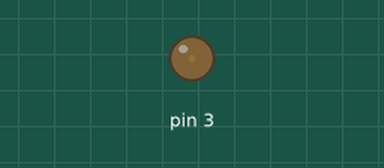
Bench run of a sketch on a simulated Arduino Uno, built with avr-gcc and run on an emulated ATmega328P. Parts: output pins drawn as LEDs (lit = HIGH).

Above: at 0.05 s.
At 1.15 s:
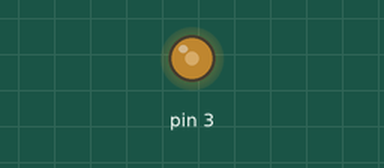
At 2.3 s:
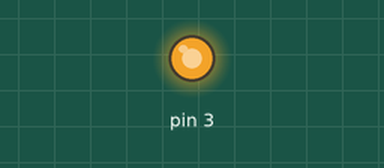
At 4.6 s:
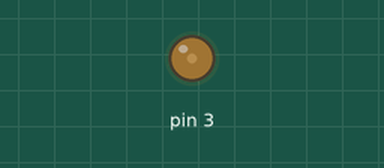
Timing chart, 0 to 6.7 s (numbered marks = the images above):
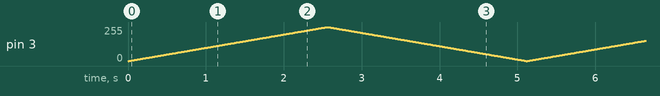

The sketch:

analog_LED.ino
```cpp
void setup() {

}

void loop() {
  for(int i=0; i<256; i++){
    analogWrite(3, i);
    delay(10);
  }
  for(int i=255; i>0; i--){
    analogWrite(3, i);
    delay(10);
  }
}
```
